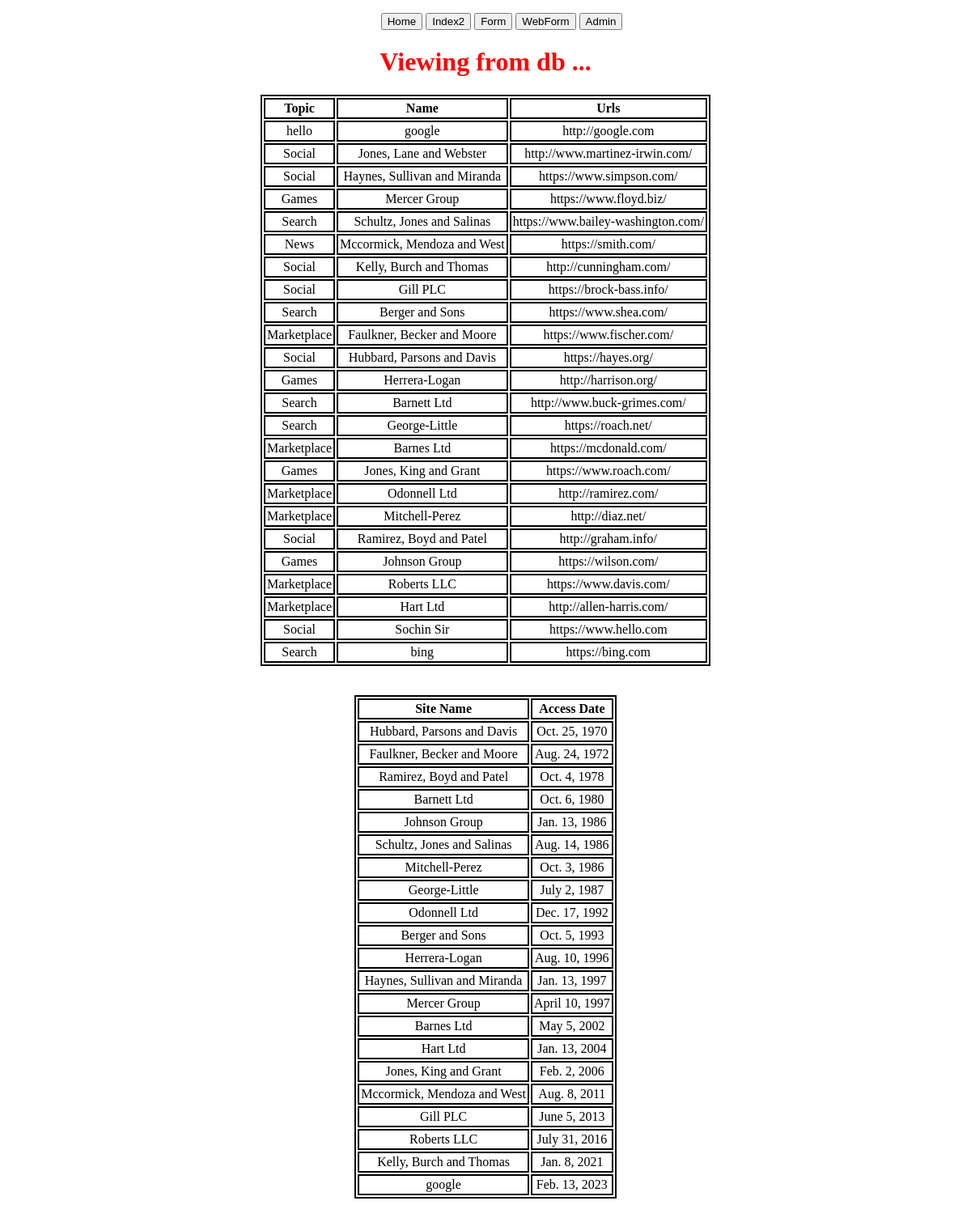
Before: / with the older database file.
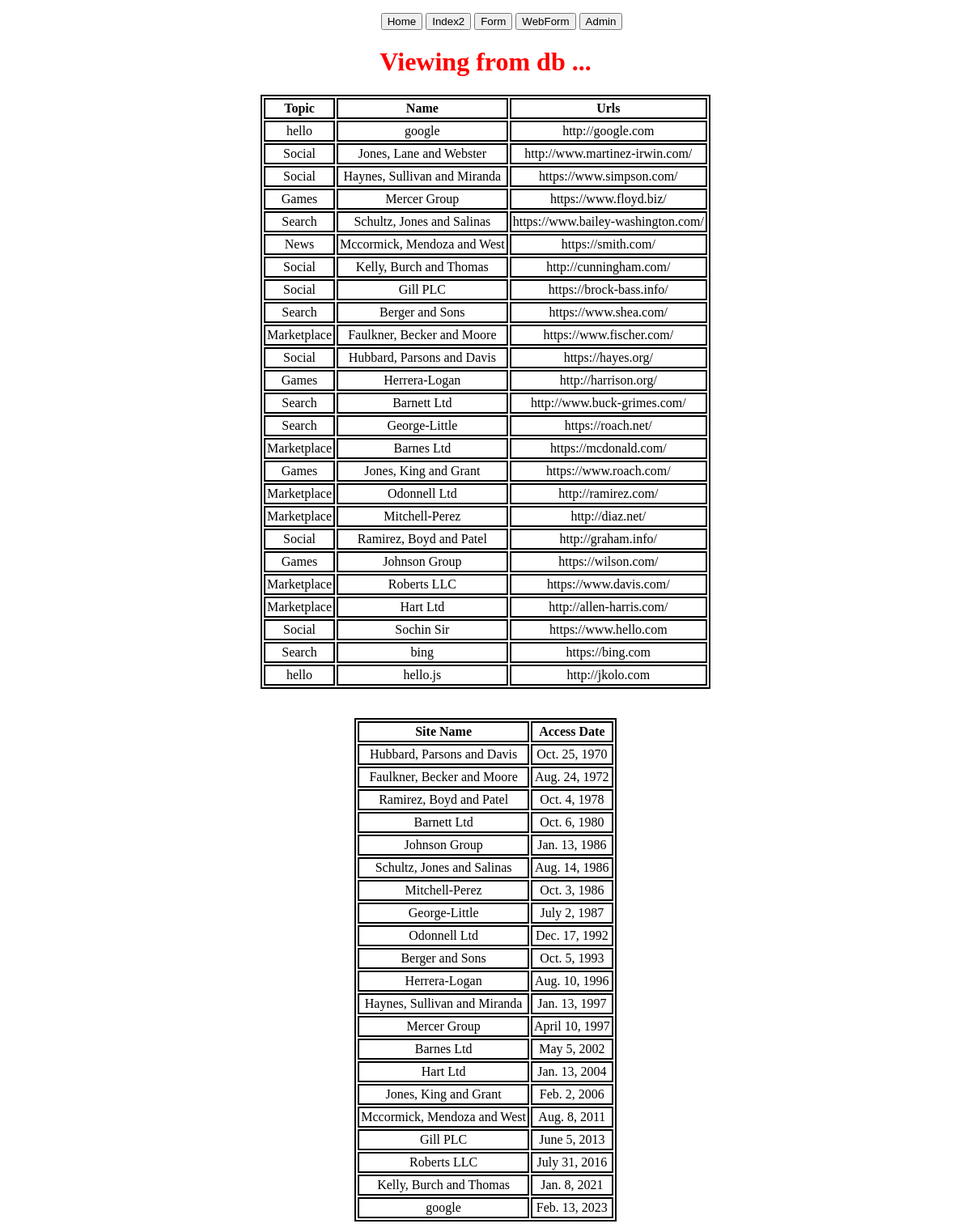
After: the same page with the newer database file.
### first_app/models.py (models this page shows, shortened)
class Webpage(models.Model):
    topic = models.ForeignKey(Topic, on_delete=models.CASCADE)
    name = models.CharField(max_length=264, unique=True)
    url = models.URLField(unique=True)
    def __str__(self):
        return self.name

class Topic(models.Model):
    top_name = models.CharField(max_length=264, unique=True)
    def __str__(self):
        return self.top_name

class AccessRecord(models.Model):
    name = models.ForeignKey(Webpage, on_delete=models.CASCADE)
    date = models.DateField()

### first_app/views.py (the view)
# urls.py: path('', views.index, name='home'),
def index(request):
    webpg_list = AccessRecord.objects.order_by('date')
    webpgs = Webpage.objects.all()
    data_dict = {'access_record': webpg_list, 'webpgs': webpgs}
    return render(request, 'first_app/index.html', context=data_dict)

### templates/first_app/index.html (shortened to what this page needs)
<!DOCTYPE html>
{% extends "first_app/base.html" %}
{% load static %}
{% block body_block %}
<h1>Viewing from db ... </h1>
{% if webpgs %}
 <table>
  <thead>
    <th>Topic</th>
    <th>Name</th>
    <th>Urls</th>
  </thead>
  {% for pg in webpgs %}
  <tr>
    <td>{{pg.topic}}</td>
    <td>{{pg.name}}</td>
    <td>{{pg.url}}</td>
  </tr>
  {% endfor %}
 </table>
{% else %}
<h3>No webpages found in db</h3>
{% endif %}
<br><br>
{% if access_record %}
  <table>
    <thead>
      <th>Site Name</th>
      <th>Access Date</th>
    </thead>
    {% for acc in access_record %}
      <tr>
        <td>{{ acc.name }}</td>
        <td>{{ acc.date }}</td>
      </tr>
    {% endfor %}
  </table>
{% else %}
  <h3>No data found in db</h3>
{% endif %}
{% endblock %}

Changed rows visible on the page:
added Webpage: topic "hello", name "hello.js", url "http://jkolo.com"
